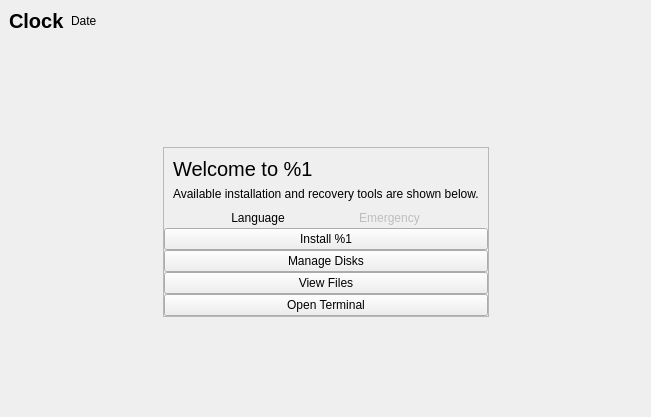
<?xml version="1.0" encoding="UTF-8"?>
<ui version="4.0">
 <class>MainWindow</class>
 <widget class="QMainWindow" name="MainWindow">
  <property name="geometry">
   <rect>
    <x>0</x>
    <y>0</y>
    <width>651</width>
    <height>417</height>
   </rect>
  </property>
  <property name="windowTitle">
   <string notr="true">MainWindow</string>
  </property>
  <widget class="QWidget" name="centralwidget">
   <layout class="QGridLayout" name="gridLayout">
    <property name="leftMargin">
     <number>0</number>
    </property>
    <property name="topMargin">
     <number>0</number>
    </property>
    <property name="rightMargin">
     <number>0</number>
    </property>
    <property name="bottomMargin">
     <number>0</number>
    </property>
    <item row="3" column="1">
     <spacer name="verticalSpacer_2">
      <property name="orientation">
       <enum>Qt::Vertical</enum>
      </property>
      <property name="sizeHint" stdset="0">
       <size>
        <width>20</width>
        <height>329</height>
       </size>
      </property>
     </spacer>
    </item>
    <item row="2" column="0">
     <spacer name="horizontalSpacer">
      <property name="orientation">
       <enum>Qt::Horizontal</enum>
      </property>
      <property name="sizeHint" stdset="0">
       <size>
        <width>571</width>
        <height>20</height>
       </size>
      </property>
     </spacer>
    </item>
    <item row="2" column="1">
     <widget class="QFrame" name="frame">
      <property name="frameShape">
       <enum>QFrame::StyledPanel</enum>
      </property>
      <property name="frameShadow">
       <enum>QFrame::Raised</enum>
      </property>
      <layout class="QVBoxLayout" name="verticalLayout_3">
       <property name="leftMargin">
        <number>0</number>
       </property>
       <property name="topMargin">
        <number>0</number>
       </property>
       <property name="rightMargin">
        <number>0</number>
       </property>
       <property name="bottomMargin">
        <number>0</number>
       </property>
       <item>
        <layout class="QVBoxLayout" name="verticalLayout_2">
         <property name="leftMargin">
          <number>9</number>
         </property>
         <property name="topMargin">
          <number>9</number>
         </property>
         <property name="rightMargin">
          <number>9</number>
         </property>
         <item>
          <widget class="QLabel" name="titleLabel">
           <property name="font">
            <font>
             <pointsize>15</pointsize>
            </font>
           </property>
           <property name="text">
            <string notr="true">Welcome to %1</string>
           </property>
          </widget>
         </item>
         <item>
          <widget class="QLabel" name="label">
           <property name="text">
            <string>Available installation and recovery tools are shown below.</string>
           </property>
          </widget>
         </item>
        </layout>
       </item>
       <item>
        <layout class="QVBoxLayout" name="verticalLayout">
         <property name="spacing">
          <number>0</number>
         </property>
         <item>
          <layout class="QHBoxLayout" name="horizontalLayout">
           <property name="spacing">
            <number>0</number>
           </property>
           <item>
            <widget class="QToolButton" name="languageButton">
             <property name="text">
              <string>Language</string>
             </property>
             <property name="icon">
              <iconset theme="preferences-system-locale">
               <normaloff>../../thedesk/desktop/onboarding</normaloff>../../thedesk/desktop/onboarding</iconset>
             </property>
             <property name="iconSize">
              <size>
               <width>32</width>
               <height>32</height>
              </size>
             </property>
             <property name="toolButtonStyle">
              <enum>Qt::ToolButtonTextUnderIcon</enum>
             </property>
             <property name="autoRaise">
              <bool>true</bool>
             </property>
            </widget>
           </item>
           <item>
            <widget class="QToolButton" name="emergencyButton_3">
             <property name="enabled">
              <bool>false</bool>
             </property>
             <property name="text">
              <string>Emergency</string>
             </property>
             <property name="icon">
              <iconset theme="call-start">
               <normaloff>../../thedesk/desktop/onboarding</normaloff>../../thedesk/desktop/onboarding</iconset>
             </property>
             <property name="iconSize">
              <size>
               <width>32</width>
               <height>32</height>
              </size>
             </property>
             <property name="toolButtonStyle">
              <enum>Qt::ToolButtonTextUnderIcon</enum>
             </property>
             <property name="autoRaise">
              <bool>true</bool>
             </property>
            </widget>
           </item>
          </layout>
         </item>
         <item>
          <widget class="QPushButton" name="installButton">
           <property name="text">
            <string>Install %1</string>
           </property>
          </widget>
         </item>
         <item>
          <widget class="QPushButton" name="disksButton">
           <property name="text">
            <string>Manage Disks</string>
           </property>
          </widget>
         </item>
         <item>
          <widget class="QPushButton" name="viewFilesButton">
           <property name="text">
            <string>View Files</string>
           </property>
          </widget>
         </item>
         <item>
          <widget class="QPushButton" name="terminalButton">
           <property name="text">
            <string>Open Terminal</string>
           </property>
          </widget>
         </item>
        </layout>
       </item>
      </layout>
     </widget>
    </item>
    <item row="2" column="2">
     <spacer name="horizontalSpacer_2">
      <property name="orientation">
       <enum>Qt::Horizontal</enum>
      </property>
      <property name="sizeHint" stdset="0">
       <size>
        <width>570</width>
        <height>20</height>
       </size>
      </property>
     </spacer>
    </item>
    <item row="1" column="1">
     <spacer name="verticalSpacer">
      <property name="orientation">
       <enum>Qt::Vertical</enum>
      </property>
      <property name="sizeHint" stdset="0">
       <size>
        <width>20</width>
        <height>329</height>
       </size>
      </property>
     </spacer>
    </item>
    <item row="0" column="0" colspan="3">
     <widget class="QWidget" name="bar" native="true">
      <layout class="QHBoxLayout" name="horizontalLayout_2">
       <property name="spacing">
        <number>0</number>
       </property>
       <property name="leftMargin">
        <number>0</number>
       </property>
       <property name="topMargin">
        <number>0</number>
       </property>
       <property name="rightMargin">
        <number>0</number>
       </property>
       <property name="bottomMargin">
        <number>0</number>
       </property>
       <item>
        <layout class="QHBoxLayout" name="horizontalLayout_3">
         <property name="spacing">
          <number>6</number>
         </property>
         <property name="leftMargin">
          <number>9</number>
         </property>
         <property name="topMargin">
          <number>9</number>
         </property>
         <property name="rightMargin">
          <number>9</number>
         </property>
         <property name="bottomMargin">
          <number>9</number>
         </property>
         <item>
          <widget class="QLabel" name="clock">
           <property name="font">
            <font>
             <pointsize>15</pointsize>
             <weight>75</weight>
             <bold>true</bold>
            </font>
           </property>
           <property name="text">
            <string notr="true">Clock</string>
           </property>
          </widget>
         </item>
         <item>
          <widget class="QLabel" name="date">
           <property name="text">
            <string notr="true">Date</string>
           </property>
          </widget>
         </item>
        </layout>
       </item>
       <item>
        <spacer name="horizontalSpacer_3">
         <property name="orientation">
          <enum>Qt::Horizontal</enum>
         </property>
         <property name="sizeHint" stdset="0">
          <size>
           <width>516</width>
           <height>20</height>
          </size>
         </property>
        </spacer>
       </item>
       <item>
        <widget class="QToolButton" name="exitButton">
         <property name="sizePolicy">
          <sizepolicy hsizetype="Preferred" vsizetype="Preferred">
           <horstretch>0</horstretch>
           <verstretch>0</verstretch>
          </sizepolicy>
         </property>
         <property name="text">
          <string notr="true"/>
         </property>
         <property name="icon">
          <iconset theme="dialog-close">
           <normaloff>../../thedesk/desktop/onboarding</normaloff>../../thedesk/desktop/onboarding</iconset>
         </property>
         <property name="autoRaise">
          <bool>true</bool>
         </property>
        </widget>
       </item>
      </layout>
     </widget>
    </item>
   </layout>
  </widget>
 </widget>
 <resources/>
 <connections/>
</ui>
